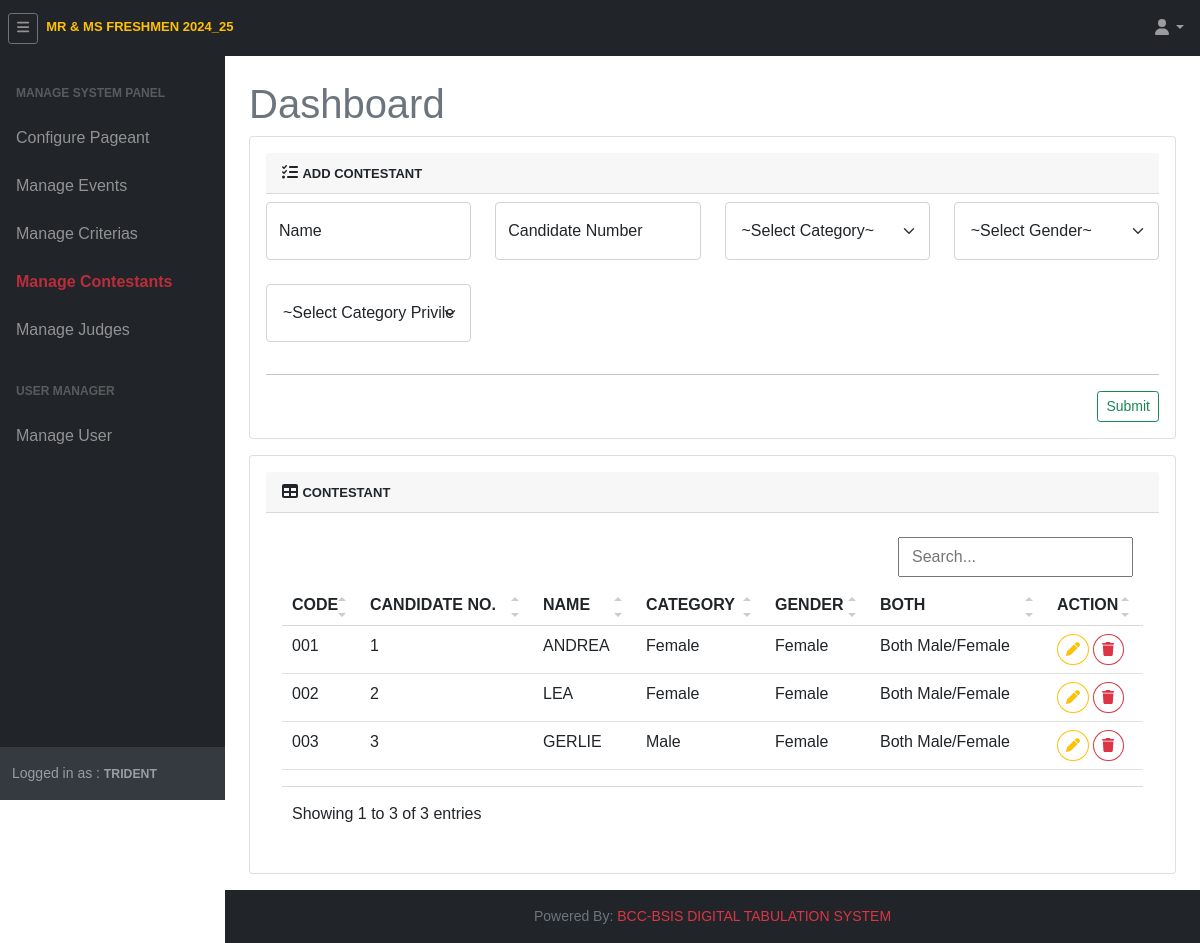
/tri.super/superContestant.php (signed in), run on the app's committed database.
### tables this page shows
CREATE TABLE `setting` (
  `id` int(11) NOT NULL,
  `condition_final` varchar(10) DEFAULT NULL,
  `pageant_name` varchar(255) DEFAULT NULL,
  `isGeneral` varchar(4) DEFAULT NULL,
  `logo` varchar(255) DEFAULT NULL,
  `cover_photo` varchar(255) DEFAULT NULL,
  `weighted_scoring` tinyint(4) DEFAULT NULL
);

CREATE TABLE `user` (
  `id` int(11) NOT NULL,
  `code` varchar(16) DEFAULT NULL,
  `username` varchar(90) DEFAULT NULL,
  `password` varchar(255) DEFAULT NULL,
  `name` varchar(45) DEFAULT NULL,
  `types` varchar(45) DEFAULT NULL,
  `category` varchar(15) DEFAULT NULL,
  `is_both` tinyint(1) DEFAULT NULL,
  `status` tinyint(1) DEFAULT NULL,
  `added_by` varchar(16) DEFAULT NULL,
  `added_timestamp` timestamp NULL DEFAULT NULL,
  `updated_by` varchar(16) DEFAULT NULL,
  `updated_timestamp` timestamp NULL DEFAULT NULL
);

CREATE TABLE `contestant` (
  `id` int(11) NOT NULL,
  `code` varchar(3) DEFAULT NULL,
  `sequence` int(11) DEFAULT NULL,
  `name` varchar(255) DEFAULT NULL,
  `is_finalist` tinyint(1) DEFAULT NULL,
  `category_code` varchar(15) DEFAULT NULL,
  `gender` varchar(10) DEFAULT NULL,
  `is_both` tinyint(1) DEFAULT 0
);

### include/settings.php (called while the page is built, shortened)
<?php
$settings = mysqli_query($db, "SELECT * FROM setting") or die('query failed');
if(mysqli_num_rows($settings) > 0){
            $fetchSettings = mysqli_fetch_assoc($settings);
}
?>

### include/superinclude/superSession.php (called while the page is built, shortened)
<?php
$super = $_SESSION['super'];
?>

### tri.super/superContestant.php (the view, shortened to what this page needs)
<?php
    require '../include/connector/dbconn.php';
    require '../include/superinclude/superSession.php';
    include "../include/settings.php";
?>
<!DOCTYPE html>
<html lang="en">
    <head>
        <link href="../css/dataTable.css" rel="stylesheet" />
        <link href="../css/styles.css" rel="stylesheet" />
        <link rel="stylesheet" href="../css/jquery-ui.min.css">
    </head>
    <body class="sb-nav-fixed">
    <?php include "../include/topNav.php";?>
        <div id="layoutSidenav">
            <div id="layoutSidenav_nav">
            <?php include "../include/superinclude/superSidenav.php";?>
            </div>
            <div id="layoutSidenav_content">
                <main>
                <div class="container-fluid px-4">
                        <h1 class="mt-4 text-muted">Dashboard</h1>
                            <section class="mb-3">
                                <div class="card">
                                        <div class="card-body">
                                            <div class="card-header">
                                                <i class="fas fa-tasks"></i>
                                                <span class="fw-bold" style="font-size: small;">ADD CONTESTANT</span>
                                            </div>
                                            <form action="superCode.php" method="POST">
                                                <div class="row mb-3">
                                                        <div class="col-md-3 mb-3 mt-2">
                                                            <div class="form-floating">
                                                                <input class="form-control" id="contestantName" name="contestantName" type="text" placeholder="" data-maxlength="255" maxlength="255" required/>
                                                                <label for="criteriaName">Name</label>
                                                            </div>
                                                        </div>
                                                        <div class="col-md-3 mb-3 mt-2">
                                                            <div class="form-floating">
                                                                <input class="filter form-control" id="contestantSequence" name="contestantSequence" type="text" placeholder="" data-maxlength="4" maxlength="4" required/>
                                                                <label for="criteriaName">Candidate Number</label>
                                                            </div>
                                                        </div>
                                                        <div class="col-md-3 mb-3 mt-2">
                                                            <div class="form-floating">
                                                                <select class="form-select p-3" id="contestantCategoryType" name="contestantCategoryType" required>
                                                                    <option value="" selected disabled>~Select Category~</option>
                                                                </select>
                                                            </div>
                                                        </div>
                                                        <div class="col-md-3 mb-3 mt-2">
                                                            <div class="form-floating">
                                                                <select class="form-select p-3" id="contestantGender" name="contestantGender">
                                                                    <option value="" selected disabled>~Select Gender~</option>
                                                                </select>
                                                            </div>
                                                        </div>
                                                        <div class="col-md-3 mb-3 mt-2">
                                                            <div class="form-floating">
                                                                <select class="form-select p-3" id="contestantIsBoth" name="contestantIsBoth">
                                                                    <option value="" selected disabled>~Select Category Privilege~</option>
                                                                </select>
                                                            </div>
                                                        </div>
                                                </div>
                                                    <div><hr class="dropdown-divider"/></div>
                                                        <div class="mt-3 mb-0 d-flex bd-highlight">
                                                            <button class="btn btn-outline-success btn-block ms-auto btn-sm" type="submit" name="addContestants" id="addContestants" style="text-decoration:none; -bs-btn-padding-y: .25rem; --bs-btn-padding-x: .5rem; --bs-btn-font-size: .75rem;">Submit</button>
                                                        </div>
                                            </form>
                                        </div>
                                </div>
                            </section>
                            <section class="mb-3">
                                <div class="card">
                                        <div class="card-body">
                                            <div class="card-header">
                                                <i class="fas fa-table"></i>
                                                <span class="fw-bold" style="font-size: small;">CONTESTANT</span>
                                            </div>
                                            <div class="card-body table-responsive-sm">
                                                <table class="table table-hover" id="data">
                                                <?php
                                                $sqlLogs = contestantTblList;
                                                        $resultLogs = mysqli_query($db,$sqlLogs);
                                                        if(mysqli_num_rows($resultLogs) > 0){
                                                    ?>
                                                    <thead>
                                                        <tr>
                                                            <th>CODE</th>
                                                            <th>CANDIDATE NO.</th>
                                                            <th>NAME</th>
                                                            <th>CATEGORY</th>
                                                            <th>GENDER</th>
                                                            <th>BOTH</th>
                                                            <th>ACTION</th>
                                                        </tr>
                                                    </thead>
                                                    <?php
                                                        while($rowLogs = mysqli_fetch_assoc($resultLogs)){
                                                        ?>
                                                    <tr>
                                                        <td>
                                                            <?=$rowLogs['code']; ?>
                                                        </td>
                                                        <td>
                                                            <?=$rowLogs['sequence']?>
                                                        </td>
                                                        <td>
                                                            <?=$rowLogs['name']; ?>
                                                        </td>
                                                        <td>
                                                            <?php
                                                            $categoryCode = $rowLogs['category_code'];
                                                            switch ($categoryCode) {
                                                                case 'FE':
                                                                    echo 'Female';
                                                                    break;
                                                                case 'MA':
                                                                    echo 'Male';
                                                                    break;
                                                            }
                                                            ?>
                                                        </td>
                                                        <td>
                                                            <?php
                                                            $genderCode = $rowLogs['gender'];
                                                            switch ($genderCode) {
                                                                case 'F':
                                                                    echo 'Female';
                                                                    break;
                                                            }
                                                            ?>
                                                        </td>
                                                        <td>
                                                            <?php
                                                            if($rowLogs['is_both'] == 1) {
                                                                echo "Both Male/Female";
                                                            }
                                                            ?>
                                                        </td>
                                                        <td>
                                                            <button data-code='<?= $rowLogs['code']; ?>' class="updateContestantCode btn btn-outline-warning btn-sm rounded-circle"><i class="fa-solid fa-pen"></i></button>
                                                            <button data-code='<?= $rowLogs['code']; ?>' class="deleteContestCode btn btn-outline-danger btn-sm rounded-circle"><i class="fa-solid fa-trash"></i></button>
                                                        </td>
                                                    </tr>
                                                    <?php
                                                            }
                                                        } else {
                                                            echo "<h3 class='text-danger text-center mt-3'>No Existing Data Found!</h3>";
                                                        }
                                                    ?>
                                                </table>
                                            </div>
                                    </div>
                                </div>
                            </section>
                    </div>
                </main>
                <?php include "../include/footer.php";?>
            </div>
        </div>
</body>
</html>

### include/topNav.php (shortened to what this page needs)
<nav class="sb-topnav navbar navbar-expand navbar-dark bg-dark">
            <button class="btn btn-link btn-sm order-1 order-lg-0 me-3 me-lg-0 ms-2 border border-secondary" id="sidebarToggle" href="#!"><i class="fas fa-bars"></i></button>
            <a class="navbar-brand ms-2 mb-2" href="../tri.judge/judgeHome.php"><b class="text-warning" style="font-size: small;"><?= $fetchSettings['pageant_name']?></b></a>
            <ul class="navbar-nav me-2 ms-auto">
                <li class="nav-item dropdown">
                    <a class="nav-link dropdown-toggle" id="navbarDropdown" href="#" role="button" data-bs-toggle="dropdown" aria-expanded="false"><i class="fas fa-user fa-fw"></i></a>
                </li>
            </ul>
</nav>

### include/superinclude/superSidenav.php
<?php
         $select = mysqli_query($db, "SELECT * FROM user WHERE code = '$super' ") or die('query failed');
         if(mysqli_num_rows($select) > 0){
            $fetch = mysqli_fetch_assoc($select);
         }
?>
<div id="layoutSidenav_nav">
                <nav class="sb-sidenav accordion sb-sidenav-dark" id="sidenavAccordion">
                    <div class="sb-sidenav-menu">
                        <div class="nav category-buttons">
                        <div class="sb-sidenav-menu-heading">Manage System Panel</div>
                            <a class="event_category nav-link" href="superBackup.php">
                                Configure Pageant
                            </a>
                            <a class="event_category nav-link" href="superEvent.php">
                                Manage Events
                            </a>
                            <a class="event_category nav-link" href="superCriteria.php">
                                Manage Criterias
                            </a>
                            <a class="event_category nav-link" href="superContestant.php">
                                Manage Contestants
                            </a>
                            <a class="event_category nav-link" href="superjudge.php">
                                Manage Judges
                            </a>
                            <div class="sb-sidenav-menu-heading">User Manager</div>
                            <a class="event_category nav-link" href="superUser.php">
                                Manage User
                            </a>
                        </div>
                    </div>
                    <div class="sb-sidenav-footer py-3">
                        <div class="small">Logged in as :
                            <small class="fw-bold"><?php echo $fetch['name']; ?></small>
                        </div>
                    </div>
                </nav>
            </div>

### css/dataTable.css (style rules this page uses)
.datatable-table { max-width: 100%; width: 100%; border-spacing: 0; border-collapse: separate; }

### tri.super/superContestant.php (style rules this page uses)
body { margin: 0; background-size: cover; background-position: center; background-repeat: no-repeat; background-attachment: fixed; font-family: Arial; }

### data on the page
setting: pageant_name "MR & MS FRESHMEN 2024_25"
user: name "TRIDENT"
contestant: code "001", sequence "1", name "ANDREA", category_code "Female", gender "Female", is_both "Both Male/Female"
contestant: code "002", sequence "2", name "LEA", category_code "Female", gender "Female", is_both "Both Male/Female"
contestant: code "003", sequence "3", name "GERLIE", category_code "Male", gender "Female", is_both "Both Male/Female"
